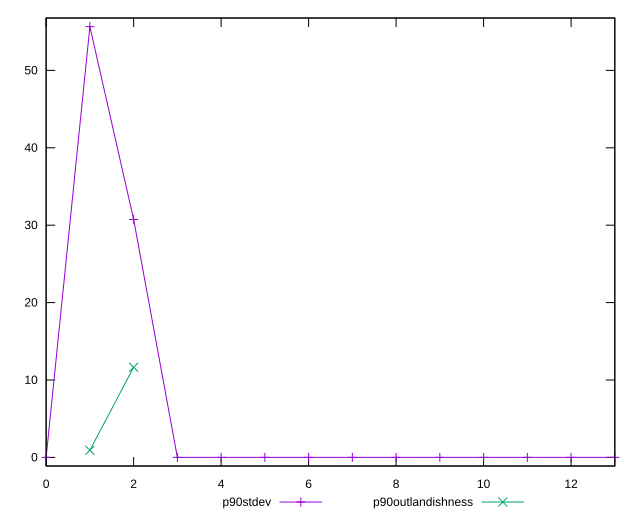

The gnuplot source for this figure:
reset

$p90Stdev <<EOF
0 0
1 55.65475719604661
2 30.749601273919126
3 0
4 0
5 0
6 0
7 0
8 0
9 0
10 0
11 0
12 0
13 0
EOF

$p90Outlandishness <<EOF
1 0.9143048493906052
2 11.645156250000001
EOF

set key outside below
set xrange [0:13]
set yrange [-1.1130951439209322:56.76785233996754]
set trange [-1.1130951439209322:56.76785233996754]
set terminal svg size 640, 520 enhanced background rgb 'white'
set output "report_00008_2021-01-22T20:58:29.167/unminified-css/progression/stddev.svg"

plot $p90Stdev title "p90stdev" with linespoints, \
     $p90Outlandishness title "p90outlandishness" with linespoints

reset
